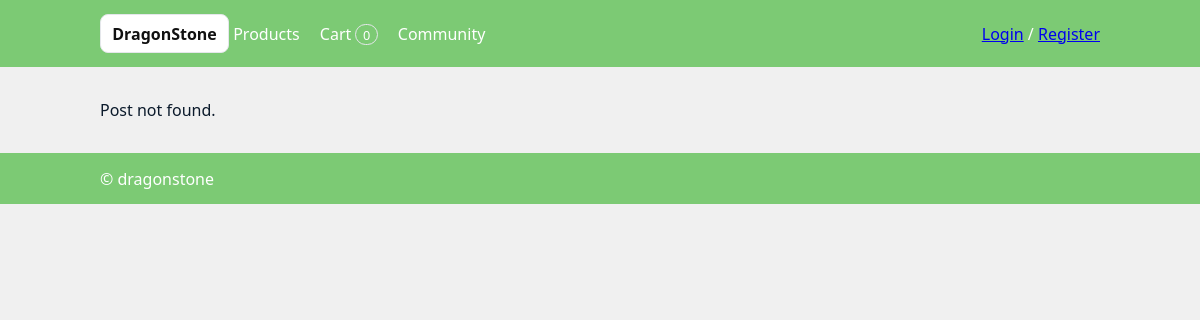
Before: /community_post.php?post=hello-world-bf535e with the older database file.
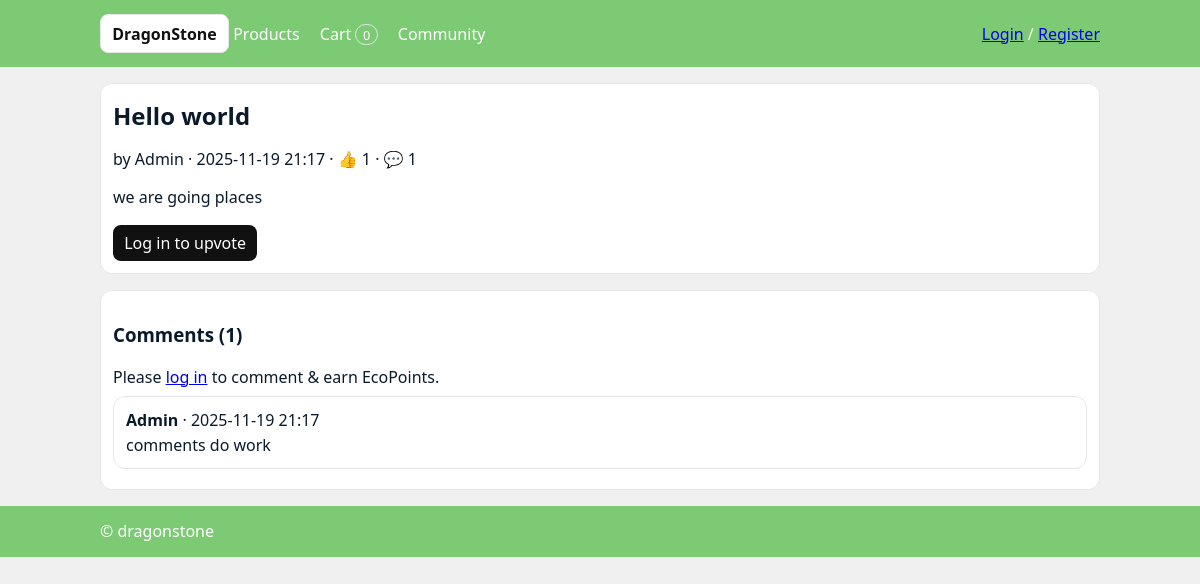
After: the same page with the newer database file.
### tables this page shows
CREATE TABLE `forum_posts` (
  `id` int(11) NOT NULL,
  `user_id` int(11) DEFAULT NULL,
  `title` varchar(180) NOT NULL,
  `slug` varchar(220) NOT NULL,
  `body` text NOT NULL,
  `tags` varchar(250) DEFAULT NULL,
  `is_published` tinyint(1) NOT NULL DEFAULT 1,
  `is_flagged` tinyint(1) NOT NULL DEFAULT 0,
  `upvotes` int(11) NOT NULL DEFAULT 0,
  `comments_cnt` int(11) NOT NULL DEFAULT 0,
  `created_at` datetime NOT NULL DEFAULT current_timestamp()
);

CREATE TABLE `users` (
  `id` int(11) NOT NULL,
  `name` varchar(120) NOT NULL,
  `email` varchar(160) NOT NULL,
  `password_hash` varchar(255) NOT NULL,
  `role` enum('admin','staff','customer','manager') NOT NULL DEFAULT 'customer',
  `created_at` timestamp NOT NULL DEFAULT current_timestamp()
);

CREATE TABLE `forum_comments` (
  `id` int(11) NOT NULL,
  `post_id` int(11) NOT NULL,
  `user_id` int(11) DEFAULT NULL,
  `body` text NOT NULL,
  `is_flagged` tinyint(1) NOT NULL DEFAULT 0,
  `created_at` datetime NOT NULL DEFAULT current_timestamp()
);

### config.php (called while the page is built, shortened)
<?php
$USE_DB    = true;
require __DIR__.'/db.php';
require __DIR__.'/functions.php';

### functions.php (called while the page is built, shortened)
<?php
function e($s)
{
  return htmlspecialchars((string)$s, ENT_QUOTES, 'UTF-8');
}
function forum_post_get($slug_or_id)
{
  global $mysqli, $USE_DB;
  if (is_numeric($slug_or_id)) {
    $sql = "SELECT p.*, u.name AS author FROM forum_posts p LEFT JOIN users u ON u.id=p.user_id WHERE p.id=?";
    $st = mysqli_prepare($mysqli, $sql);
    mysqli_stmt_bind_param($st, "i", $slug_or_id);
  } else {
    $sql = "SELECT p.*, u.name AS author FROM forum_posts p LEFT JOIN users u ON u.id=p.user_id WHERE p.slug=?";
    $st = mysqli_prepare($mysqli, $sql);
    mysqli_stmt_bind_param($st, "s", $slug_or_id);
  }
  mysqli_stmt_execute($st);
  $res = mysqli_stmt_get_result($st);
  return mysqli_fetch_assoc($res);
}
function forum_comments_for($post_id)
{
  global $mysqli, $USE_DB;
  $sql = "SELECT c.*, u.name AS author
        FROM forum_comments c
        LEFT JOIN users u ON u.id=c.user_id
        WHERE c.post_id=?
        ORDER BY c.created_at ASC";
  $st = mysqli_prepare($mysqli, $sql);
  mysqli_stmt_bind_param($st, "i", $post_id);
  mysqli_stmt_execute($st);
  $res = mysqli_stmt_get_result($st);
  return mysqli_fetch_all($res, MYSQLI_ASSOC);
}

### community_post.php (the view, shortened to what this page needs)
<?php
require __DIR__.'/header.php';
$userArr = $_SESSION['user'] ?? $_SESSION['auth'] ?? null;
$user = $userArr ?: null;
$key = $_GET['post'] ?? ($_GET['id'] ?? '');
$post = forum_post_get($key);
if (!$post) { echo "<p>Post not found.</p>"; require __DIR__.'/footer.php'; exit; }
$post_pk = (int)($post['id'] ?? 0);
$comments = forum_comments_for($post_pk);
?>
<article class="card pad">
  <h1 style="margin:.2rem 0"><?= e($post['title']) ?></h1>
  <p class="muted">
    by <?= e($post['author'] ?? 'Anonymous') ?> ·
    <?= e(date('Y-m-d H:i', strtotime($post['created_at']))) ?> ·
    👍 <?= (int)$post['upvotes'] ?> ·
    💬 <?= (int)$post['comments_cnt'] ?>
  </p>
  <div style="white-space:pre-wrap; line-height:1.4"><?= nl2br(e($post['body'])) ?></div>
  <form method="post" class="row" style="margin-top:1rem; gap:.5rem">
    <?php if($user): ?>
      <button class="btn" type="submit">👍 Upvote</button>
      <span class="muted">Thanks for supporting eco ideas!</span>
    <?php else: ?>
      <a class="btn" href="login.php">Log in to upvote</a>
    <?php endif; ?>
  </form>
</article>
<section class="card pad" style="margin-top:1rem">
  <h3>Comments (<?= count($comments) ?>)</h3>
  <?php if($user): ?>
    <form method="post" style="margin:.6rem 0">
      <input type="hidden" name="action" value="comment">
      <input type="hidden" name="post_id" value="<?= $post_pk ?>">
      <textarea name="body" rows="4" placeholder="Add your comment…" required style="width:100%;"></textarea>
      <div class="row" style="justify-content:space-between;margin-top:.4rem">
        <small class="muted">Earn +<?= ECOPOINTS_COMMENT ?> EcoPoints</small>
        <button class="btn">Post Comment</button>
      </div>
    </form>
  <?php else: ?>
    <div class="alert">Please <a href="login.php">log in</a> to comment & earn EcoPoints.</div>
  <?php endif; ?>
  <?php foreach($comments as $c): ?>
    <div class="card" style="margin:.5rem 0">
      <div class="pad">
        <p style="margin:0 0 .2rem 0">
          <strong><?= e($c['author'] ?? 'Anonymous') ?></strong> ·
          <span class="muted"><?= e(date('Y-m-d H:i',strtotime($c['created_at']))) ?></span>
        </p>
        <div style="white-space:pre-wrap"><?= nl2br(e($c['body'])) ?></div>
      </div>
    </div>
  <?php endforeach; ?>
</section>
<?php require __DIR__.'/footer.php'; ?>

Changed rows visible on the page:
added forum_posts: title "Hello world", user.name "Admin", created_at "2025-11-19 21:17", upvotes "1", comments_cnt "1", body "we are going places"
added forum_comments: user.name "Admin", created_at "2025-11-19 21:17", body "comments do work"
Other visible differences:
count($comments): (not shown) → "1"
text no longer shown: "Post not found."
text now shown: "by · · 👍 · 💬 Log in to upvote Comments ( ) Please log in to comment & earn EcoPoints."
